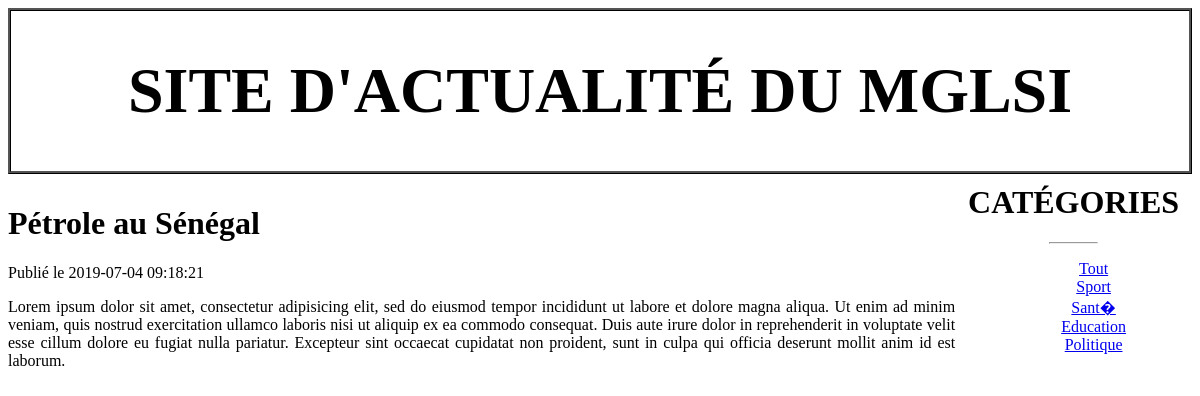
Screenshot of /Views/article.php?id=4 with the database file from the repository.
### tables this page shows
CREATE TABLE `Article` (
  `id` int(11) NOT NULL AUTO_INCREMENT,
  `titre` varchar(255) DEFAULT NULL,
  `contenu` text DEFAULT NULL,
  `dateCreation` datetime DEFAULT current_timestamp(),
  `dateModification` datetime DEFAULT current_timestamp(),
  `categorie` int(11) DEFAULT NULL,
  PRIMARY KEY (`id`),
  KEY `fk_categorie_article` (`categorie`),
  CONSTRAINT `fk_categorie_article` FOREIGN KEY (`categorie`) REFERENCES `Categorie` (`id`)
);

CREATE TABLE `Categorie` (
  `id` int(11) NOT NULL AUTO_INCREMENT,
  `libelle` varchar(20) DEFAULT NULL,
  PRIMARY KEY (`id`)
);

### Model/Data/Connexion.class.php (called while the page is built, shortened)
<?php
class Connexion
{
    private static $connexion;
    private function __construct()
    {
        try
        {
            $user = 'root';
			$password = '';
			$server = 'localhost';
            $dbname = 'mglsi_news;charset=utf8';
            self::$connexion = new PDO('mysql:host='.$server.';dbname='.$dbname, $user, $password, [PDO::ATTR_ERRMODE=>PDO::ERRMODE_EXCEPTION]);
        }
        catch(Exception $e)
        {
            echo 'Une erreur est survenue lors de la connection à la BD => '. $e->getMessage();
            die();
        }
    }
    public static function getConnexion()
    {
        return self::$connexion;
    }
}

### Controller/Controller.php (called while the page is built, shortened)
<?php
require_once('../Model/Data/Connexion.class.php');
require_once('../Model/Manager/ArticleManager.class.php');
require_once('../Model/Manager/CategorieManager.class.php');
class Controller
{
    private $articleManager;
    public function __construct()
    {
        $this->connexion = \Connexion::getConnexion();
        $this->articleManager = new \ArticleManager($this->connexion);
        $this->categorieManager = new \CategorieManager($this->connexion);
        $this->allArticles = $this->articleManager->getAll();
        $this->allCategories = $this->categorieManager->getAll();
    }
    public function article($id)
    {
        $article = $this->articleManager->get($id);
        return $article;
    }
}

### Model/Manager/ArticleManager.class.php (called while the page is built, shortened)
<?php
class ArticleManager
{
    private $db;
    private function setDb($db)
    {
        $this->db = $db;
    }
    public function getAll()
    {
        $articles = array();
        $request = $this->db->query('SELECT * FROM Article');
        while($data = $request->fetch(PDO::FETCH_ASSOC))
        {
            $articles [] = new Article($data);
        }
        return $articles;
    }
    public function get($id)
    {
        $id = (int) $id;
        $request = $this->db->query('SELECT * FROM Article WHERE id = '.$id);
        $data = $request->fetch(PDO::FETCH_OBJ);
        return $data;
    }
}

### assets/Utilities/HydratationTrait.php (called while the page is built, shortened)
<?php
trait HydratationTrait
{
    private function hydrate(Array $data)
    {
        foreach($data as $key => $value)
        {
            $method = 'set'.ucfirst($key);
        }
    }
}

### Model/Manager/CategorieManager.class.php (called while the page is built, shortened)
<?php
class CategorieManager
{
    private $db;
    private function setDb($db)
    {
        $this->db = $db;
    }
    public function getAll()
    {
        $request = $this->db->query('SELECT * FROM Categorie');
        $data = $request->fetchAll(PDO::FETCH_OBJ);
        return $data;
    }
}

### Views/article.php (the view, shortened to what this page needs)
<!DOCTYPE html>
<html lang="en">
<head>
	<link rel="stylesheet" type="text/css" href="../assets/css/style.css">
</head>
<body>
<?php require_once('entete.php');?>
<div id="contenu">
    <?php
        require_once('../Controller/Controller.php');
        $controller = new Controller();
        $article = null;
        if(isset($_GET['id'])){
            $article = $controller-> article($_GET['id']);
        }
        if($article != null) { ?>
        <h1><?= $article->titre ?></h1>
        <span>Publié le <?= $article->dateCreation ?></span>
        <p><?= $article->contenu ?></p>
    <?php } else { ?>
        <meta http-equiv="refresh" content="3; url=../accueil">
        <h1>Aucun article trouvé !</h1>
    <?php } ?>
</div>
<?php
require_once('menu.php');
?>
</body>
</html>

### Views/menu.php
<div id="menu">
	<h1>Catégories</h1><hr width="20%">
	<ul>
		<li><a href="index.php">Tout</a></li>
		<?php
			$controller= new Controller();
			$categories = $controller->allCategories;
			foreach ($categories as $categorie):?>
			<li><a href="categorie/<?= $categorie->id ?>"><?= $categorie->libelle ?></a></li>
		<?php endforeach ?>
	</ul>
</div>

### assets/css/style.css (style rules this page uses)
#contenu { float: left; width: 80%; text-align: justify; }
#menu { margin-left: 80%; text-align: center; }
#menu li { list-style-type: none; }
#menu h1 { margin-top: 0px; padding-top: 0px; font-family: "AGENCY FB"; text-transform: uppercase; }

### rows the page displays
article: titre "Pétrole au Sénégal", dateCreation "2019-07-04 09:18:21", contenu "Lorem ipsum dolor sit amet, consectetur adipisicing elit, sed do eiusmod tempor incididunt ut labore et dolore magna aliqua. Ut enim ad minim veniam, quis nostrud exercitation ullamco laboris nisi ut aliquip ex ea commodo consequat. Duis aute irure dolor in reprehenderit in voluptate velit esse cillum dolore eu fugiat nulla pariatur. Excepteur sint occaecat cupidatat non proident, sunt in culpa qui officia deserunt mollit anim id est laborum."
categorie: libelle "Sport"
categorie: libelle "Sant�"
categorie: libelle "Education"
categorie: libelle "Politique"
